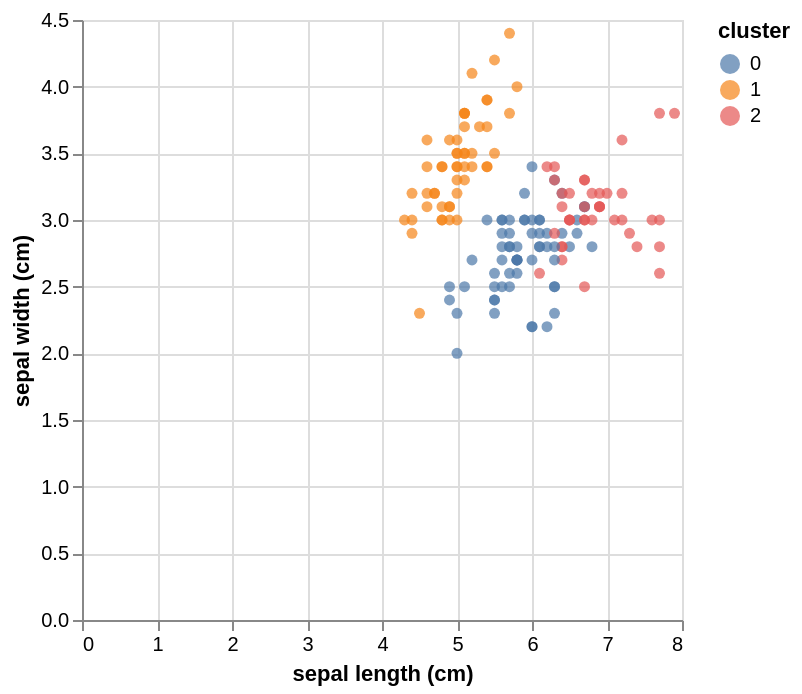

Notebook cell for this chart:
### Markdown cell above
# Notebook: Module 8 - Unsupervised Learning

### Code cell
from sklearn.datasets import load_iris
from sklearn.cluster import KMeans
import pandas as pd
import altair as alt

iris = load_iris()
df = pd.DataFrame(iris.data, columns=iris.feature_names)
kmeans = KMeans(n_clusters=3, random_state=0).fit(iris.data)
df['cluster'] = kmeans.labels_

chart = alt.Chart(df).mark_circle().encode(
    x=iris.feature_names[0],
    y=iris.feature_names[1],
    color='cluster:N'
)
chart

### Figure 1 — Vega-Lite specification as saved in the notebook (floating-point values rounded to 4 significant figures; data arrays with more than 128 entries replaced by an {"elided": "..."} marker saying what was removed)
{"config": {"view": {"continuousWidth": 300, "continuousHeight": 300}}, "data": {"name": "data-e80c623ff3b168ccdf51fec116b71b08"}, "mark": {"type": "circle"}, "encoding": {"color": {"field": "cluster", "type": "nominal"}, "x": {"field": "sepal length (cm)", "type": "quantitative"}, "y": {"field": "sepal width (cm)", "type": "quantitative"}}, "$schema": "https://vega.github.io/schema/vega-lite/v5.20.1.json", "datasets": {"data-e80c623ff3b168ccdf51fec116b71b08": {"elided": "150 records"}}}
